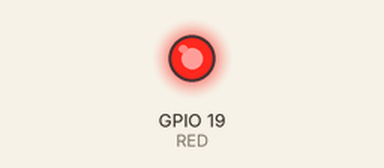
This program was run on a simulated ESP32. On the bench: output pins drawn as LEDs (lit = HIGH). WiFi joins after 1.5 s; servers stay silent unless stated; what the program prints to the serial monitor is not drawn.

Above: at 2.5 s.
At 4.5 s:
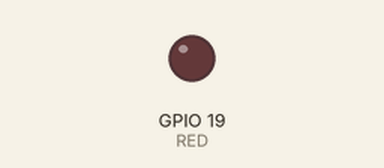
Timing chart, 0 to 6.7 s (numbered marks = the images above):
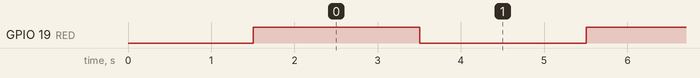

The program:

main.cpp
```cpp
/*
 * OTAWebUpdater.ino Example from ArduinoOTA Library
 * Rui Santos
 * Complete Project Details http://randomnerdtutorials.com
 */

#include <WiFi.h>
#include <WiFiClient.h>
#include <WebServer.h>
#include <ESPmDNS.h>
#include <Update.h>

#define RED 19

#define HOSTNAME "esp32"
#define SSID ""
#define PASSWORD ""

WebServer server(80);


const char* loginIndex =
 "<form name='loginForm'>"
    "<table width='20%' bgcolor='A09F9F' align='center'>"
        "<tr>"
            "<td colspan=2>"
                "<center><font size=4><b>ESP32 Login Page</b></font></center>"
                "<br>"
            "</td>"
            "<br>"
            "<br>"
        "</tr>"
        "<td>Username:</td>"
        "<td><input type='text' size=25 name='userid'><br></td>"
        "</tr>"
        "<br>"
        "<br>"
        "<tr>"
            "<td>Password:</td>"
            "<td><input type='Password' size=25 name='pwd'><br></td>"
            "<br>"
            "<br>"
        "</tr>"
        "<tr>"
            "<td><input type='submit' onclick='check(this.form)' value='Login'></td>"
        "</tr>"
    "</table>"
"</form>"
"<script>"
    "function check(form)"
    "{"
      "if(form.userid.value=='admin' && form.pwd.value=='admin')"
      "{"
        "window.open('/serverIndex')"
      "}"
      "else"
      "{"
        " alert('Error Password or Username')/*displays error message*/"
      "}"
    "}"
"</script>";

/*
 * Server Index Page
 */

const char* serverIndex =
"<script src='https://ajax.googleapis.com/ajax/libs/jquery/3.2.1/jquery.min.js'></script>"
"<form method='POST' action='#' enctype='multipart/form-data' id='upload_form'>"
   "<input type='file' name='update'>"
        "<input type='submit' value='Update'>"
    "</form>"
 "<div id='prg'>progress: 0%</div>"
 "<script>"
  "$('form').submit(function(e){"
    "e.preventDefault();"
    "var form = $('#upload_form')[0];"
    "var data = new FormData(form);"
    "$.ajax({"
      "url: '/update',"
      "type: 'POST',"
      "data: data,"
      "contentType: false,"
      "processData:false,"
      "xhr: function() {"
        "var xhr = new window.XMLHttpRequest();"
        "xhr.upload.addEventListener('progress', function(evt) {"
          "if (evt.lengthComputable) {"
            "var per = evt.loaded / evt.total;"
            "$('#prg').html('progress: ' + Math.round(per*100) + '%');"
          "}"
        "}, false);"
        "return xhr;"
      "},"
    "success:function(d, s) {"
      "console.log('success!')"
    "},"
    "error: function (a, b, c) {"
      "console.log('fail!')"
      "}"
    "});"
  "});"
 "</script>";

void setup(void) {
  Serial.begin(9600);

  pinMode(RED, OUTPUT);

  WiFi.begin(SSID, PASSWORD);
  Serial.println("Connecting to wifi...");

  // Wait for connection
  while (WiFi.status() != WL_CONNECTED) {
    delay(500);
    Serial.print(".");
  }

  Serial.println("");
  Serial.println("Connected to Wi-Fi.");

  if (!MDNS.begin(HOSTNAME)) { // http://esp32.local
    Serial.println("Error setting up MDNS responder!");
    delay(1000);
    ESP.restart();
  }

  Serial.println("mDNS responder started");

  server.on("/", HTTP_GET, []() {
    server.sendHeader("Connection", "close");
    server.send(200, "text/html", loginIndex);
  });

  server.on("/serverIndex", HTTP_GET, []() {
    server.sendHeader("Connection", "close");
    server.send(200, "text/html", serverIndex);
  });

  server.on("/update", HTTP_POST, []() {
    server.sendHeader("Connection", "close");
    server.send(200, "text/plain", (Update.hasError()) ? "FAIL" : "OK");
    ESP.restart();
  }, []() {
    HTTPUpload& upload = server.upload();
    if (upload.status == UPLOAD_FILE_START) {
      Serial.printf("Update: %s\n", upload.filename.c_str());
      if (!Update.begin(UPDATE_SIZE_UNKNOWN)) {
        Update.printError(Serial);
      }
    } else if (upload.status == UPLOAD_FILE_WRITE) {
      if (Update.write(upload.buf, upload.currentSize) != upload.currentSize) {
        Update.printError(Serial);
      }
    } else if (upload.status == UPLOAD_FILE_END) {
      if (Update.end(true)) {
        Serial.printf("Update Success: %u\nRebooting...\n", upload.totalSize);
      } else {
        Update.printError(Serial);
      }
    }
  });

  server.begin();
}

void loop(void) {
  server.handleClient();
  delay(1);

  digitalWrite(RED, HIGH);
  delay(2000);

  digitalWrite(RED, LOW);
  delay(2000);
}
```

Measured:
- by itself, GPIO 19 (RED): alternates HIGH for 2.0 s and LOW for 2.0 s
